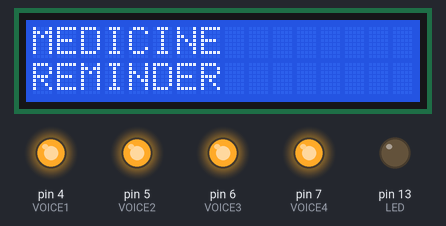
The sketch below on a simulated Arduino Uno, built with avr-gcc and run on an emulated ATmega328P. Shown: 16×2 character LCD, output pins drawn as LEDs (lit = HIGH). The modem accepts every AT command (registered, SIM ready, sends succeed) and sends nothing else.

Above: at 0.1 s.
At 3.1 s:
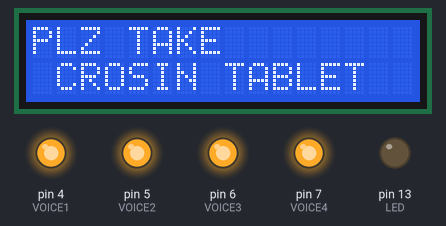
At 6.2 s:
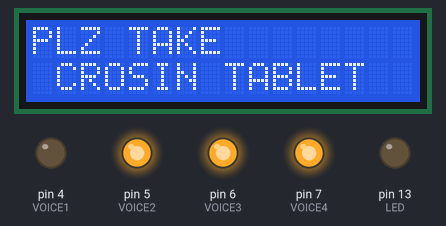
At 14.2 s:
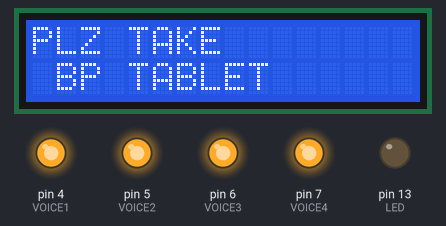
At 28.3 s:
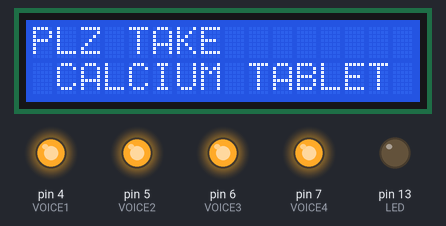
At 47.5 s:
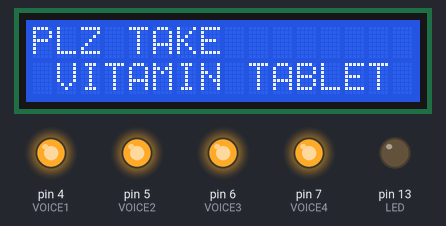
Timing chart, 0 to 127.4 s (numbered marks = the images above):
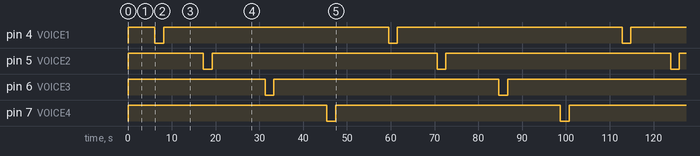

The sketch:

sketch_oct28a_copy_20250723170128_copy_20250723170527.ino
```cpp
#include <SoftwareSerial.h>
#include <LiquidCrystal.h>

// GSM module setup on pins 2 and 3
SoftwareSerial gsm(2, 3);

// LCD setup on analog pins A0 to A5
LiquidCrystal lcd(A0, A1, A2, A3, A4, A5);

// Define pins for voice outputs and LED
#define VOICE1 4
#define VOICE2 5
#define VOICE3 6
#define VOICE4 7
#define LED 13

// Function to send SMS
void SendSMS(String data) {
  gsm.print("AT+CMGF=1\r");  // Set SMS mode to text
  delay(1000);
  gsm.print("AT+CMGS=\"+917517262091\"\r");  // Replace with target mobile number
  delay(1000);
  gsm.print(data);  // Send the SMS content
  gsm.print("\r");
  delay(1000);
  gsm.write(0x1A);  // Ctrl+Z to send the message
}

void setup() {
  gsm.begin(9600);
  lcd.begin(16, 2);
  lcd.setCursor(0, 0); lcd.print("MEDICINE");
  lcd.setCursor(0, 1); lcd.print("REMINDER");

  // Set voice and LED pins as outputs
  pinMode(VOICE1, OUTPUT);
  pinMode(VOICE2, OUTPUT);
  pinMode(VOICE3, OUTPUT);
  pinMode(VOICE4, OUTPUT);
  pinMode(LED, OUTPUT);

  // Turn off all voice outputs initially
  off();

  Serial.begin(9600);
  delay(3000);
  lcd.clear();
}

// Function to turn off all voice outputs
void off() {
  digitalWrite(VOICE1, HIGH);
  digitalWrite(VOICE2, HIGH);
  digitalWrite(VOICE3, HIGH);
  digitalWrite(VOICE4, HIGH);
}

// Functions to activate each voice output
void Voice1() { off(); digitalWrite(VOICE1, LOW); }
void Voice2() { off(); digitalWrite(VOICE2, LOW); }
void Voice3() { off(); digitalWrite(VOICE3, LOW); }
void Voice4() { off(); digitalWrite(VOICE4, LOW); }

void loop() {
  // Reminder 1: CROSIN TABLET
  lcd.clear();
  lcd.setCursor(0, 0); lcd.print("PLZ TAKE");
  lcd.setCursor(1, 1); lcd.print("CROSIN TABLET");
  SendSMS("MEDICINE REMINDER: PLZ TAKE CROSIN TABLET");
  Voice1();
  delay(2000);
  off();
  delay(6000);

  // Reminder 2: BP TABLET
  lcd.clear();
  lcd.setCursor(0, 0); lcd.print("PLZ TAKE");
  lcd.setCursor(1, 1); lcd.print("BP TABLET");
  SendSMS("MEDICINE REMINDER: PLZ TAKE BP TABLET");
  Voice2();
  delay(2000);
  off();
  delay(9000);

  // Reminder 3: CALCIUM TABLET
  lcd.clear();
  lcd.setCursor(0, 0); lcd.print("PLZ TAKE");
  lcd.setCursor(1, 1); lcd.print("CALCIUM TABLET");
  SendSMS("MEDICINE REMINDER: PLZ TAKE CALCIUM TABLET");
  Voice3();
  delay(2000);
  off();
  delay(9000);

  // Reminder 4: VITAMIN TABLET
  lcd.clear();
  lcd.setCursor(0, 0); lcd.print("PLZ TAKE");
  lcd.setCursor(1, 1); lcd.print("VITAMIN TABLET");
  SendSMS("MEDICINE REMINDER: PLZ TAKE VITAMIN TABLET");
  Voice4();
  delay(2000);
  off();
  delay(9000);
}
```

Measured:
- by itself, pin 4 (VOICE1), pin 5 (VOICE2), pin 6 (VOICE3), pin 7 (VOICE4): alternates HIGH for 51.3 s and LOW for 2.0 s
- by itself, everything shown: repeats every 53.3 s, in 12 steps
- what the display in image 1 shows lasts 11.1 s, from 3.1 s to 14.2 s
- what the display in image 3 shows lasts 14.1 s, from 14.2 s to 28.3 s
